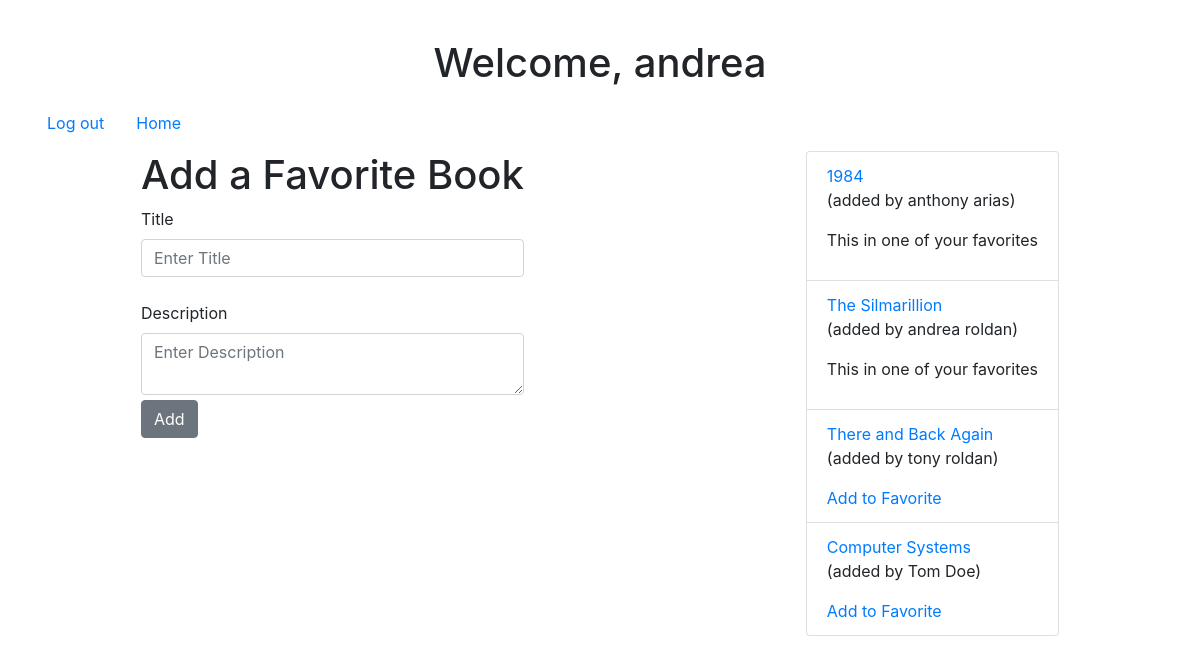
/books (signed in), run on the app's committed database.
### books_app/models.py (models this page shows)
class User(models.Model):
    first_name = models.CharField(max_length=255)
    last_name = models.CharField(max_length=255)
    email = models.CharField(max_length=255)
    hashed_pw = models.CharField(max_length=255)
    created_at = models.DateTimeField(auto_now_add=True)
    updated_at = models.DateTimeField(auto_now=True)
    objects = UserManager()

class Book(models.Model):
    title = models.CharField(max_length=255)
    desc = models.TextField()
    created_at = models.DateTimeField(auto_now_add=True)
    updated_at = models.DateTimeField(auto_now=True)
    upload_by = models.ForeignKey(User, related_name="books", on_delete=models.CASCADE)
    users_who_like = models.ManyToManyField(User, related_name="like_books")
    objects = BookManager()

### books_app/views.py (the view)
# urls.py: path('books', views.showBooks),
def showBooks(request):
    try:
        context = {
        "user": User.objects.get(id=request.session['userid']),
        "books": Book.objects.all()
        }
    except:
        return redirect('/')
    return render(request, "books.html", context)

### books_app/templates/books.html (shortened to what this page needs)
﻿<!doctype html>
<html>
<head>
    {% load static %}
    <link rel="stylesheet" href="https://stackpath.bootstrapcdn.com/bootstrap/4.3.1/css/bootstrap.min.css">
</head>
<body style="margin: 15px" >
    <h1 class="row justify-content-center">Welcome, {{user.first_name}}</h1>
    <nav class="navbar navbar-expand-lg ">
        <a class="nav-link" href="/logOut">Log out</a>
        <a class="nav-link" href="/books">Home</a>
    </nav>
    <div class="row justify-content-around">
        <div id="form">
        <form action="/books/add" method="post">
            <h1>Add a Favorite Book</h1>
            <label>Title</label>
            <input type="text" name="book_title" class="form-control" placeholder="Enter Title"/> <br />
            <label>Description</label>
            <textarea name="book_desc" class="form-control" placeholder="Enter Description"></textarea>
            <button style="margin-top: 5px" type="submit" class="btn btn-secondary">Add</button>
        </form>
        </div>
        <div id="allBooks" class="list-group">
        {% for book in books %}
            <div class="book; list-group-item">
                <a href="/book/{{book.id}}">{{book.title}}</a>
                <p>(added by {{book.upload_by.first_name}} {{book.upload_by.last_name}})</p>
                {% if user in book.users_who_like.all %}
                    <p>This in one of your favorites</p>
                {% else %}
                    <a href="/addFavorite/{{book.id}}">Add to Favorite</a>
                {% endif %}
            </div>
        {% endfor %}
        </div>
    </div>
</body>
</html>

### data on the page
User: first_name "andrea"
Book: title "1984", upload_by.first_name "anthony", upload_by.last_name "arias", shows "This in one of your favorites"
Book: title "The Silmarillion", upload_by.first_name "andrea", upload_by.last_name "roldan", shows "This in one of your favorites"
Book: title "There and Back Again", upload_by.first_name "tony", upload_by.last_name "roldan"
Book: title "Computer Systems", upload_by.first_name "Tom", upload_by.last_name "Doe"
